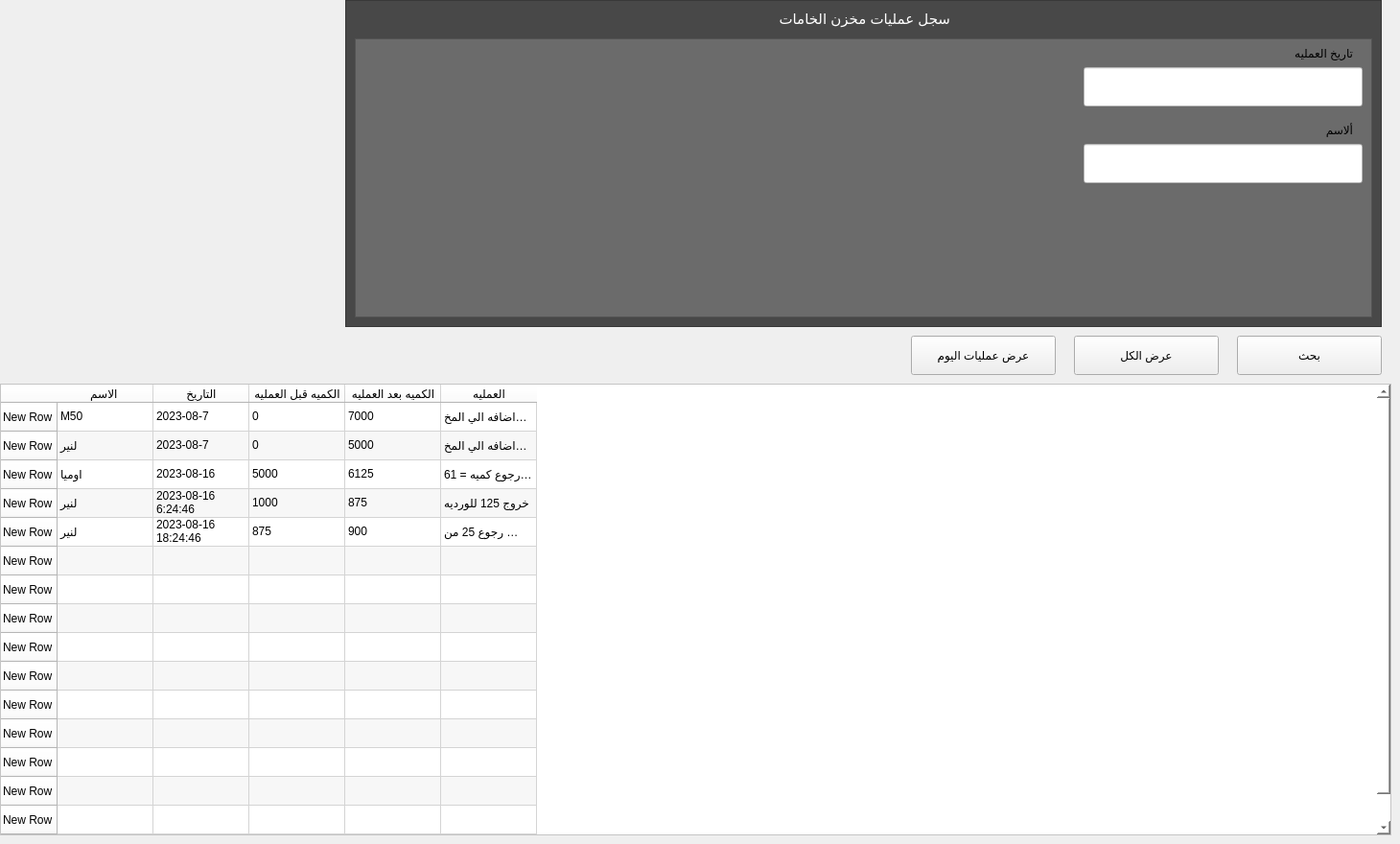
     <widget class="QWidget" name="tab_13">
      <attribute name="title">
       <string>سجل المخزن</string>
      </attribute>
      <widget class="QPushButton" name="subscription_men_search_btn_10">
       <property name="geometry">
        <rect>
         <x>1290</x>
         <y>350</y>
         <width>151</width>
         <height>41</height>
        </rect>
       </property>
       <property name="styleSheet">
        <string notr="true">
.QPushButton:hover {
	background:linear-gradient(to bottom, #ccc2a6 5%, #eae0c2 100%);
	
	color: rgb(0, 0, 0);
		
	background-color: rgb(255, 255, 255);
	border-color: rgb(38, 38, 38);

}
.QPushButton:active {
	position:relative;
	top:1px;
}</string>
       </property>
       <property name="text">
        <string>بحث</string>
       </property>
      </widget>
      <widget class="QPushButton" name="subscription_men_sahowall_btn_12">
       <property name="geometry">
        <rect>
         <x>1120</x>
         <y>350</y>
         <width>151</width>
         <height>41</height>
        </rect>
       </property>
       <property name="styleSheet">
        <string notr="true">.QPushButton:hover {
	background:linear-gradient(to bottom, #ccc2a6 5%, #eae0c2 100%);
	
	color: rgb(0, 0, 0);
		
	background-color: rgb(255, 255, 255);
	border-color: rgb(38, 38, 38);

}
.QPushButton:active {
	position:relative;
	top:1px;
}</string>
       </property>
       <property name="text">
        <string>عرض الكل</string>
       </property>
      </widget>
      <widget class="QTableWidget" name="tableWidget_7">
       <property name="geometry">
        <rect>
         <x>0</x>
         <y>400</y>
         <width>1451</width>
         <height>471</height>
        </rect>
       </property>
       <property name="styleSheet">
        <string notr="true">background-color: rgb(255, 255, 255);</string>
       </property>
       <property name="alternatingRowColors">
        <bool>true</bool>
       </property>
       <property name="horizontalScrollMode">
        <enum>QAbstractItemView::ScrollPerPixel</enum>
       </property>
       <property name="showGrid">
        <bool>true</bool>
       </property>
       <property name="gridStyle">
        <enum>Qt::CustomDashLine</enum>
       </property>
       <property name="sortingEnabled">
        <bool>true</bool>
       </property>
       <property name="wordWrap">
        <bool>true</bool>
       </property>
       <row>
        <property name="text">
         <string>New Row</string>
        </property>
       </row>
       <row>
        <property name="text">
         <string>New Row</string>
        </property>
       </row>
       <row>
        <property name="text">
         <string>New Row</string>
        </property>
       </row>
       <row>
        <property name="text">
         <string>New Row</string>
        </property>
       </row>
       <row>
        <property name="text">
         <string>New Row</string>
        </property>
       </row>
       <row>
        <property name="text">
         <string>New Row</string>
        </property>
       </row>
       <row>
        <property name="text">
         <string>New Row</string>
        </property>
       </row>
       <row>
        <property name="text">
         <string>New Row</string>
        </property>
       </row>
       <row>
        <property name="text">
         <string>New Row</string>
        </property>
       </row>
       <row>
        <property name="text">
         <string>New Row</string>
        </property>
       </row>
       <row>
        <property name="text">
         <string>New Row</string>
        </property>
       </row>
       <row>
        <property name="text">
         <string>New Row</string>
        </property>
       </row>
       <row>
        <property name="text">
         <string>New Row</string>
        </property>
       </row>
       <row>
        <property name="text">
         <string>New Row</string>
        </property>
       </row>
       <row>
        <property name="text">
         <string>New Row</string>
        </property>
       </row>
       <row>
        <property name="text">
         <string>New Row</string>
        </property>
       </row>
       <column>
        <property name="text">
         <string>الاسم </string>
        </property>
       </column>
       <column>
        <property name="text">
         <string>التاريخ</string>
        </property>
       </column>
       <column>
        <property name="text">
         <string>الكميه قبل العمليه</string>
        </property>
       </column>
       <column>
        <property name="text">
         <string>الكميه بعد العمليه</string>
        </property>
       </column>
       <column>
        <property name="text">
         <string>العمليه</string>
        </property>
       </column>
       <item row="0" column="0">
        <property name="text">
         <string>M50</string>
        </property>
       </item>
       <item row="0" column="1">
        <property name="text">
         <string>2023-08-7</string>
        </property>
       </item>
       <item row="0" column="2">
        <property name="text">
         <string>0</string>
        </property>
       </item>
       <item row="0" column="3">
        <property name="text">
         <string>7000</string>
        </property>
       </item>
       <item row="0" column="4">
        <property name="text">
         <string>اضافه الي المخزن بكميه = 7000</string>
        </property>
       </item>
       <item row="1" column="0">
        <property name="text">
         <string>لنير</string>
        </property>
       </item>
       <item row="1" column="1">
        <property name="text">
         <string>2023-08-7</string>
        </property>
       </item>
       <item row="1" column="2">
        <property name="text">
         <string>0</string>
        </property>
       </item>
       <item row="1" column="3">
        <property name="text">
         <string>5000</string>
        </property>
       </item>
       <item row="1" column="4">
        <property name="text">
         <string>اضافه الي المخزن بكميه = 5000</string>
        </property>
       </item>
       <item row="2" column="0">
        <property name="text">
         <string>اوميا</string>
        </property>
       </item>
       <item row="2" column="1">
        <property name="text">
         <string>2023-08-16</string>
        </property>
       </item>
       <item row="2" column="2">
        <property name="text">
         <string>5000</string>
        </property>
       </item>
       <item row="2" column="3">
        <property name="text">
         <string>6125</string>
        </property>
       </item>
       <item row="2" column="4">
        <property name="text">
         <string>رجوع كميه = 6125 من العميل هاني نبيل</string>
        </property>
       </item>
       <item row="3" column="0">
        <property name="text">
         <string>لنير</string>
        </property>
       </item>
       <item row="3" column="1">
        <property name="text">
         <string>2023-08-16 6:24:46</string>
        </property>
       </item>
       <item row="3" column="2">
        <property name="text">
         <string>1000</string>
        </property>
       </item>
       <item row="3" column="3">
        <property name="text">
         <string>875</string>
        </property>
       </item>
       <item row="3" column="4">
        <property name="text">
         <string>خروج 125 للورديه</string>
        </property>
       </item>
       <item row="4" column="0">
        <property name="text">
         <string>لنير</string>
        </property>
       </item>
       <item row="4" column="1">
        <property name="text">
         <string>2023-08-16 18:24:46</string>
        </property>
       </item>
       <item row="4" column="2">
        <property name="text">
         <string>875</string>
        </property>
       </item>
       <item row="4" column="3">
        <property name="text">
         <string>900</string>
        </property>
       </item>
       <item row="4" column="4">
        <property name="text">
         <string>رجوع 25 من الورديه</string>
        </property>
       </item>
      </widget>
      <widget class="QGraphicsView" name="graphicsView_59">
       <property name="geometry">
        <rect>
         <x>360</x>
         <y>0</y>
         <width>1081</width>
         <height>341</height>
        </rect>
       </property>
       <property name="styleSheet">
        <string notr="true">background-color: rgb(72, 72, 72);
</string>
       </property>
      </widget>
      <widget class="QLabel" name="label_115">
       <property name="geometry">
        <rect>
         <x>810</x>
         <y>10</y>
         <width>181</width>
         <height>20</height>
        </rect>
       </property>
       <property name="styleSheet">
        <string notr="true">background-color: transparent;
color: rgb(255, 255, 255);
font-size:15px;</string>
       </property>
       <property name="text">
        <string>سجل عمليات مخزن الخامات</string>
       </property>
      </widget>
      <widget class="QGraphicsView" name="graphicsView_60">
       <property name="geometry">
        <rect>
         <x>370</x>
         <y>40</y>
         <width>1061</width>
         <height>291</height>
        </rect>
       </property>
       <property name="styleSheet">
        <string notr="true">background-color: rgb(136, 136, 136);
background-color: rgb(107, 107, 107);</string>
       </property>
      </widget>
      <widget class="QLineEdit" name="subscription_men_startdate_LINE_4">
       <property name="geometry">
        <rect>
         <x>1130</x>
         <y>70</y>
         <width>291</width>
         <height>41</height>
        </rect>
       </property>
       <property name="styleSheet">
        <string notr="true">	background-color: rgb(255, 255, 255);
</string>
       </property>
       <property name="text">
        <string/>
       </property>
      </widget>
      <widget class="QLineEdit" name="subscription_tab_men_Name_LINE_6">
       <property name="geometry">
        <rect>
         <x>1130</x>
         <y>150</y>
         <width>291</width>
         <height>41</height>
        </rect>
       </property>
       <property name="styleSheet">
        <string notr="true">	background-color: rgb(255, 255, 255);
</string>
       </property>
       <property name="text">
        <string/>
       </property>
      </widget>
      <widget class="QLabel" name="label_113">
       <property name="geometry">
        <rect>
         <x>1320</x>
         <y>40</y>
         <width>91</width>
         <height>31</height>
        </rect>
       </property>
       <property name="styleSheet">
        <string notr="true">background-color: transparent;
</string>
       </property>
       <property name="text">
        <string>تاريخ العمليه</string>
       </property>
      </widget>
      <widget class="QLabel" name="label_114">
       <property name="geometry">
        <rect>
         <x>1360</x>
         <y>120</y>
         <width>51</width>
         <height>31</height>
        </rect>
       </property>
       <property name="styleSheet">
        <string notr="true">background-color: transparent;
</string>
       </property>
       <property name="text">
        <string>ألاسم</string>
       </property>
      </widget>
      <widget class="QPushButton" name="subscription_men_sahowall_btn_15">
       <property name="geometry">
        <rect>
         <x>950</x>
         <y>350</y>
         <width>151</width>
         <height>41</height>
        </rect>
       </property>
       <property name="styleSheet">
        <string notr="true">.QPushButton:hover {
	background:linear-gradient(to bottom, #ccc2a6 5%, #eae0c2 100%);
	
	color: rgb(0, 0, 0);
		
	background-color: rgb(255, 255, 255);
	border-color: rgb(38, 38, 38);

}
.QPushButton:active {
	position:relative;
	top:1px;
}</string>
       </property>
       <property name="text">
        <string>عرض عمليات اليوم</string>
       </property>
      </widget>
     </widget>
